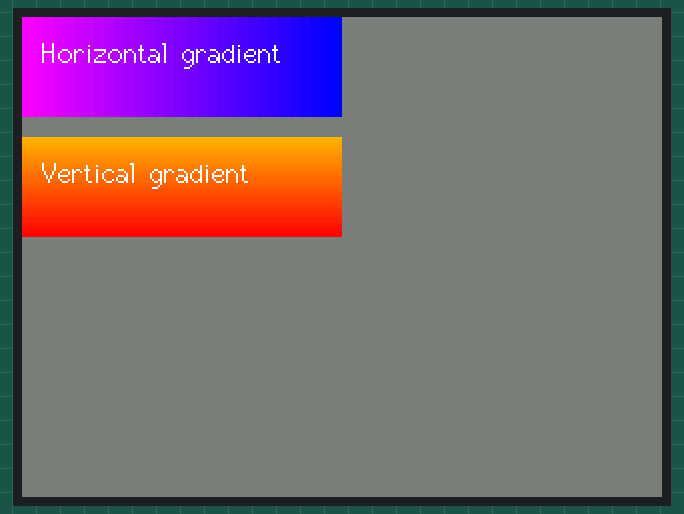
The sketch below on a simulated ESP32-S3. On the bench: 320×240 colour display.

Above: at 0.3 s.

The sketch:

T-DisplayS3.ino
```cpp
/*
  This sketch demonstrates the use of the horizontal and vertical gradient
  rectangle fill functions.

  Example for library:
  https://github.com/Bodmer/TFT_eSPI

  Created by Bodmer 27/1/22
*/

#include <TFT_eSPI.h>       // Include the graphics library
TFT_eSPI tft = TFT_eSPI();  // Create object "tft"

// -------------------------------------------------------------------------
// Setup
// -------------------------------------------------------------------------
void setup(void) {
  tft.init();
  tft.setRotation(1);
  tft.fillScreen(TFT_DARKGREY);
  tft.setTextFont(2);
}

// -------------------------------------------------------------------------
// Main loop
// -------------------------------------------------------------------------
void loop()
{
  tft.fillRectHGradient(0, 0, 160, 50, TFT_MAGENTA, TFT_BLUE);
  tft.setCursor(10,10);
  tft.print("Horizontal gradient");

  tft.fillRectVGradient(0, 60, 160, 50, TFT_ORANGE, TFT_RED);
  tft.setCursor(10,70);
  tft.print("Vertical gradient");

  while(1) delay(100); // Wait here
}
```
